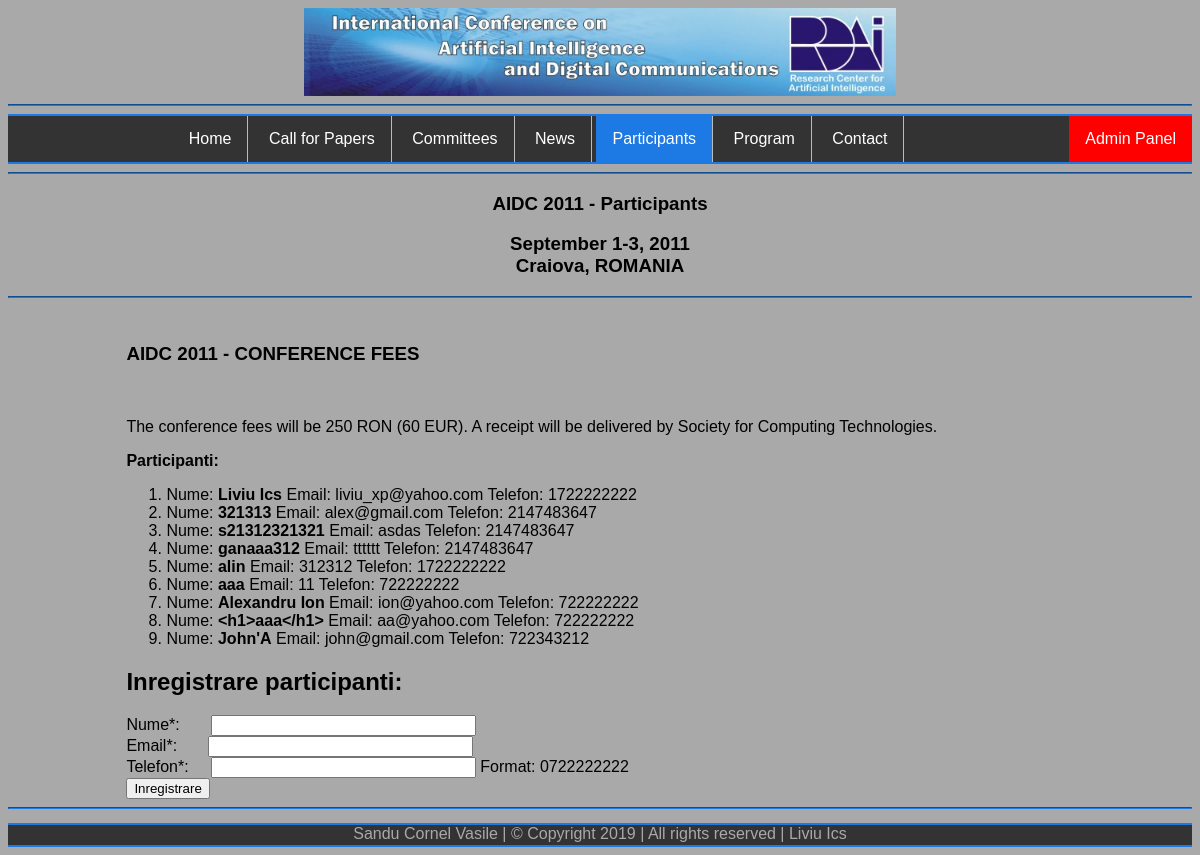
Screenshot of /participants.php with the database file from the repository.
### tables this page shows
CREATE TABLE `participanti` (
  `id` int(5) NOT NULL,
  `nume` varchar(64) NOT NULL,
  `email` varchar(64) NOT NULL,
  `telefon` int(10) NOT NULL
);

### participants.php (the view, shortened to what this page needs)
<?php
    include "header.php";
    include "connect.php";
?>
            <ul class="menu-bar">
                <li><A href="home.php">Home</a></li>
                <li><A href="callforpapers.php">Call for Papers</a></li>
                <li><A href="committees.php">Committees</a></li>
                <li><A href="news.php">News</a></li>
                <li><A class="active" href="participants.php">Participants</a></li>
                <li><A href="program.php">Program</a> </li>
                <li><A href="contact.php">Contact</a> </li>
                <li  style="float:right"><A href="admin/index.php">Admin Panel</a> </li>
            </ul>
            <hr>
            <h3 style="text-align:center;">AIDC 2011 - Participants</h3>
            <h3 style="text-align:center;">September 1-3, 2011
                <br>Craiova, ROMANIA</h3>
            <hr>
            <br>
            <div class="participants">
                <h3>AIDC 2011 - CONFERENCE FEES</h3><br>
                <p>The conference fees will be 250 RON (60 EUR). A receipt will be delivered by Society for Computing
                    Technologies.
                </p>
    <?php
            $query = "SELECT id, nume, email, telefon FROM participanti";
            $result = mysqli_query($id_conexiune, $query);
             print("<b>Participanti:</b>\n");
            if (mysqli_num_rows($result)) {
                print("<ol>\n");
                while ($row = mysqli_fetch_array($result)) {
                $vnume = htmlspecialchars($row['nume']);
                $vemail = htmlspecialchars($row['email']);
                $vtelefon = $row['telefon'];
                print("<li> Nume: <b>$vnume</b> Email: $vemail Telefon: $vtelefon </li>\n");
                }
                print("</ol>\n");
            } else {
                print "Nu exista niciun participant!";
            }
       ?>
    <h2> Inregistrare participanti:</h2>
    <form action="participants.php" method="post">
        Nume*:  &nbsp; &nbsp; &nbsp;   <input type="text" name="nume" required value="<?php echo htmlspecialchars($nume); ?>" size="30"/>
                <span class="error"><?php echo $eroareNume; ?></span><br/>
        Email*:   &nbsp; &nbsp; &nbsp;      <input type="text" name="email" required value="<?php echo htmlspecialchars($email); ?>" size="30"/>
                <span class="error"><?php echo $eroareEmail; ?></span><br/>
        Telefon*:   &nbsp; &nbsp;   <input type="tel" name="telefon" pattern="[0-9][0-9][0-9][0-9][0-9][0-9][0-9][0-9][0-9][0-9]" required value="<?php echo htmlspecialchars($telefon); ?>" size="30"/> <span> Format: 0722222222</span>
                <span class="error"><?php echo $eroareTelefon; ?></span><br/>
        <input type="submit" value="Inregistrare"/>
    </form>
            </div>
            <hr>
        </div>
<?php
    include "footer.php";
?>

### css/style.css (style rules this page uses)
body { font: normal 12pt Arial, Verdana; background: darkgrey; }
h1,h2,h3,h4,h5,h6 { font-family: Arial, Helvetica, sans-serif, Times, serif; }
.menu-bar { border-top: 2px rgb(29, 122, 228) solid; border-bottom: 2px rgb(29, 122, 228) solid; list-style-type: none; margin: 0; padding: 0; overflow: hidden; background-color: #333; }
.menu-bar li { display: inline-block; border-right: 1px solid #bbb; }
.menu-bar li:last-child { background:red; }
.menu-bar li a { display: block; color: white; text-align: center; padding: 14px 16px; text-decoration: none; }
.menu-bar .active { background-color: rgb(29, 122, 228); }
.menu-bar li:last-child { border-right: none; }
.menu-bar { text-align: center; }
.participants { margin-left: 10%; }
hr { border-color: rgb(29, 122, 228); background-color: rgb(29, 122, 228); }

### rows the page displays
participanti: nume "Liviu Ics", email "liviu_xp@yahoo.com", telefon "1722222222"
participanti: nume "321313", email "alex@gmail.com", telefon "2147483647"
participanti: nume "s21312321321", email "asdas", telefon "2147483647"
participanti: nume "ganaaa312", email "tttttt", telefon "2147483647"
participanti: nume "alin", email "312312", telefon "1722222222"
participanti: nume "aaa", email "11", telefon "722222222"
participanti: nume "Alexandru Ion", email "ion@yahoo.com", telefon "722222222"
participanti: nume "<h1>aaa</h1>", email "aa@yahoo.com", telefon "722222222"
participanti: nume "John'A", email "john@gmail.com", telefon "722343212"
